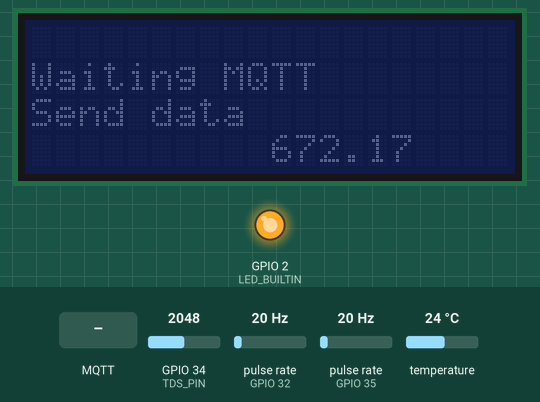
The program below on a simulated ESP32. On the bench: 20×4 character LCD, output pins drawn as LEDs (lit = HIGH). Wiring (inferred from the names in the program): 2 × pulse sensor: data GPIO 32 / data GPIO 35. Inputs (shaded band) come from the test bench; at power-on: pulse rate (sensors on GPIO 32, GPIO 35) 20 Hz, temperature 24 °C, GPIO 34 (TDS_PIN) = 2048. WiFi joins after 1.5 s; servers stay silent unless stated; the local clock reads 2024-03-15 10:24:30 at power-on unless the program sets it; random numbers use the default seed unless the program sets one; EEPROM starts erased; no MQTT or app messages arrive unless stated; pins used as bus, display or sensor lines are not drawn; what the program prints to the serial monitor is not drawn.

Above: at 2.8 s.
2.9 s: MQTT message "yuanmq/valve/20" arrives on the first subscribed topic
At 3.8 s:
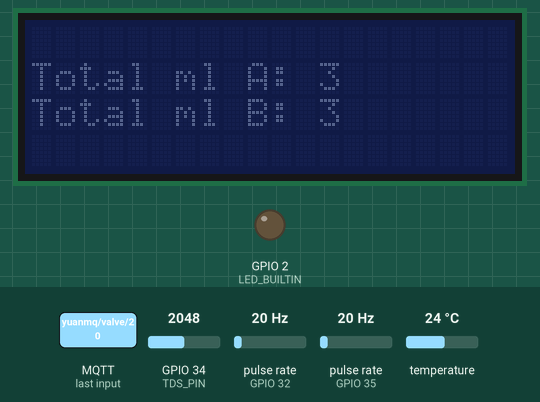
6.6 s: MQTT message "1" arrives on the first subscribed topic
At 8.0 s:
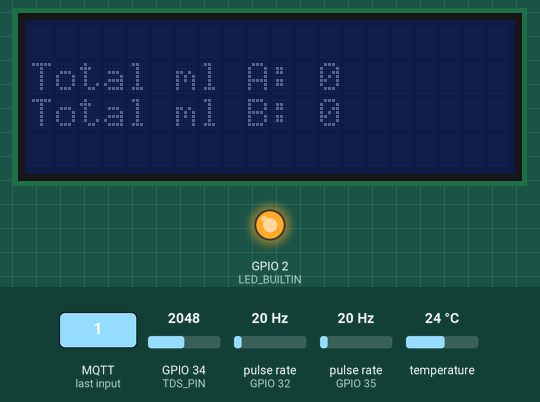
10.3 s: pulse rate (sensor on GPIO 32) set to 4 Hz
At 11.1 s:
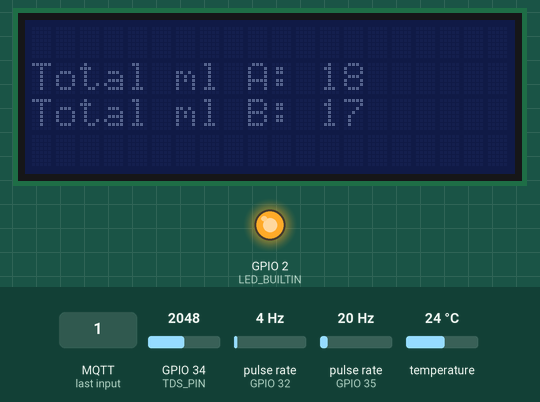
12.8 s: temperature set to 12 °C
At 14.7 s:
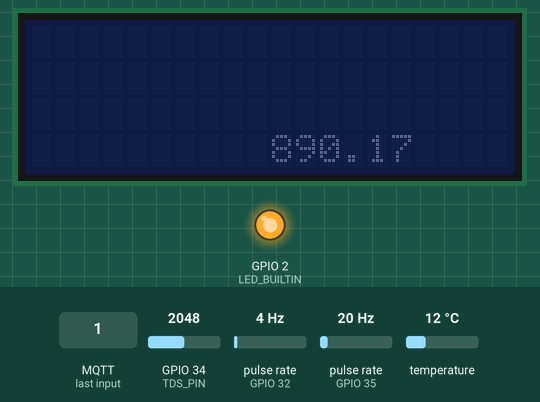
15.2 s: GPIO 34 (TDS_PIN) set to 2866
At 16.5 s:
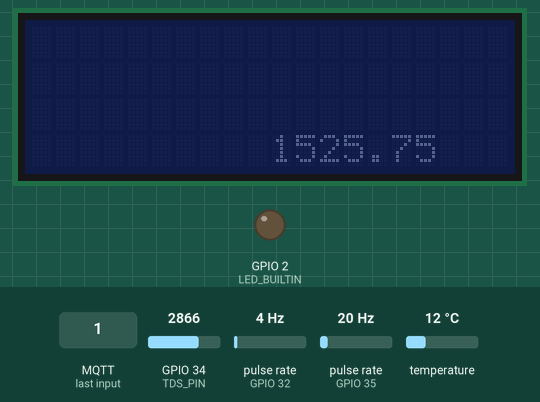
16.8 s: MQTT message "on" arrives on the first subscribed topic
At 18.7 s:
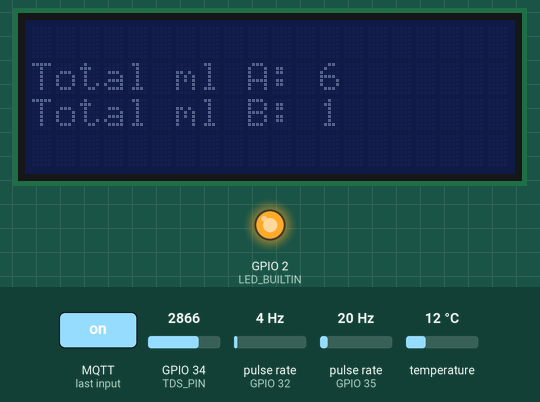
Timing chart, 0 to 32.8 s (numbered marks = the images above; inputs shaded):
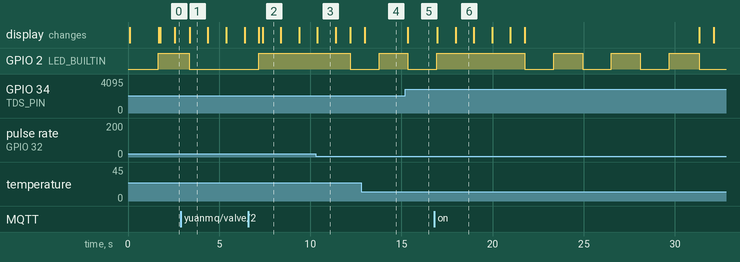

The program:

main.cpp
```cpp
//! Library Initialization Goes Here!
#include <Arduino.h>

//* Wifi Library
#include <WiFi.h>

//* Message Protocol Library
#include <PubSubClient.h>
#include <ArduinoJson.h>

//* Temperature Library
#include <OneWire.h>
#include <DallasTemperature.h>

//* TDS Library
#include "GravityTDS.h"

//* RTC Library
#include <SPI.h>
#include "RTClib.h"

//* LCD I2C Library
#include <LiquidCrystal_I2C.h>

//* EEPROM Library
#include <EEPROM.h>

//! Variable and PIN Initialization Goes Here!
//* MQTT Variable
#define MQTT_MSG_Buffer_Size (50)

//* TDS PIN
#define TDS_PIN 34

//* SSR PIN
#define SSR_PIN1 26
#define SSR_PIN2 14

//* Flow Meter Pin and Interrupt
#define sensorInterrupt 0
#define FLOW_PIN1 35
#define FLOW_PIN2 32

//* EEPROM Variable
#define EEPROM_SIZE 16

//* Median Variable
#define SCOUNT 30

//* WiFi Initialization
// const char *ssid = "Kuro";
// const char *password = "kuro_1905";
// const char *ssid = "HUAWEI-V945";
// const char *password = "Ah6Du2JN";
const char *ssid = "Huawei-23GH";
const char *password = "7tffh1r3";

//! Variable Instance Goes Here!
//* TimePoint and paralel time
long timePointLED = 1000; // Blink LED every 1s
unsigned long prevTimeLED = millis();

//* LED BUILTIN State
int LED_Builtin_State = LOW;

//* TDS Library Insatance
GravityTDS gravityTds;

//* Temperature Library Instance
OneWire oneWire(33);
DallasTemperature DS18B20_Sensor(&oneWire);

//* Global Variable TDS and Temperature
//* Initial Value for TDS and Temperature
float tdsValue = 0;
float temperatureValue = 0;

//* LCD I2C Instance
LiquidCrystal_I2C lcd_I2C(0x27, 20, 4);

//* RTC Instance
RTC_DS1307 rtc_DS1307;

//* MQTT and WiFi Instance
WiFiClient espClient;
PubSubClient client(espClient);
const char *mqtt_server = "broker.emqx.io";
char msg[MQTT_MSG_Buffer_Size];
bool isSendToMqtt = false;

//* Flow Meter Counter Instance
volatile int flowMeterCount1;
volatile int flowMeterCount2;
//* Flow Meter Instance
//! You can change according to your datasheet
//! Flow pulse characteristics: F = (98*Q) ± 2% Q = L/min
float calibrationFactor = 55; //* 98
float flowRate1 = 0.0;
float flowRate2 = 0.0;
unsigned int flowMilliLitres1 = 0;
unsigned long totalMilliLitres1 = 0;
unsigned int flowMilliLitres2 = 0;
unsigned long totalMilliLitres2 = 0;
unsigned long flowMeterOldTime = 0;

//* I2C LCD Instance
unsigned long backlightOnTime = 0;
const unsigned long backlightOnDuration = 3000;

//* Median Instance
float MedianBuffer[SCOUNT];
int MedianBufferIndex = 0;
int copyIndex = 0;
float TDSMedian = 0;

//! Function Declaration Goes Here!
//* Function declaration for setupWifi
void setupWifi();

//* Function declaration for mqttReconnect
void mqttReconnect();

//* Function declaration for readTDS_Median
void readTDS_Median();

//* Function declaration for getMedianNum
float getMedianNum(float bArray[], int iFilterLen);

//* FUnction declaration for readTDS
void readTDS();

//* Function declaration for sendToMqtt
void sendToMqtt();

//* Function declaration for IRAM_ATTR IRAMFlow
void IRAM_ATTR IRAMFlow1();
void IRAM_ATTR IRAMFlow2();

//* Function declaration for openSelenoidValve
void openSelenoidValve(int flowRate);

//* Function declaration for valveCallback
void valveCallback(char *topic, byte *message, unsigned int length);

//! MAIN PROGRAM START HERE!
void setup()
{
  //* EEPROM Begin
  EEPROM.begin(EEPROM_SIZE);

  Serial.begin(115200);

  //* LCD I2C Setup
  lcd_I2C.init();
  lcd_I2C.backlight();

  lcd_I2C.clear();

  //* Check RTC
  if (!rtc_DS1307.begin())
  {
    Serial.println("Couldn't find RTC");
    lcd_I2C.clear();
    lcd_I2C.setCursor(0, 1);
    lcd_I2C.print("Couldn't find RTC");
    while (1)
      ;
  }

  //* WiFi Setup
  setupWifi();

  //* MQTT Setup
  client.setServer(mqtt_server, 1883);
  client.setCallback(valveCallback);

  //* Gravity TDS Setup
  gravityTds.setPin(TDS_PIN);
  gravityTds.setAref(3.3);
  gravityTds.setAdcRange(4096);
  gravityTds.begin();

  //* Builtin LED Setup
  pinMode(BUILTIN_LED, OUTPUT);

  //* SSR Setup
  pinMode(SSR_PIN1, OUTPUT);
  digitalWrite(SSR_PIN1, HIGH);
  pinMode(SSR_PIN2, OUTPUT);
  digitalWrite(SSR_PIN2, HIGH);

  //* Flow Meter Setup
  pinMode(FLOW_PIN1, INPUT);
  pinMode(FLOW_PIN2, INPUT);
  attachInterrupt(FLOW_PIN1, IRAMFlow1, FALLING);
  attachInterrupt(FLOW_PIN2, IRAMFlow2, FALLING);
}

void loop()
{
  unsigned long millisCurrentTime = millis();

  // Blink Internal LED every 1s
  if (millisCurrentTime - prevTimeLED > timePointLED)
  {
    LED_Builtin_State = !LED_Builtin_State;
    digitalWrite(BUILTIN_LED, LED_Builtin_State);

    prevTimeLED = millisCurrentTime;
  }

  if (!client.connected())
  {
    mqttReconnect();
  }
  client.loop();

  DateTime rtcCurrentTime = rtc_DS1307.now();

  readTDS();

  MedianBuffer[MedianBufferIndex] = tdsValue; //  store into the buffer
  MedianBufferIndex++;
  if (MedianBufferIndex >= SCOUNT)
  {
    TDSMedian = getMedianNum(MedianBuffer, SCOUNT);
    Serial.printf("Temperature: %.2fC ", temperatureValue);
    Serial.printf("| TDS Median Value: %.2fppm \n", TDSMedian);
    MedianBufferIndex = 0;
  }

  if (rtcCurrentTime.second() == 0 && !isSendToMqtt)
  {
    if (rtcCurrentTime.minute() % 1 == 0)
    {
      sendToMqtt();
      Serial.println("Send to mqtt");

      lcd_I2C.noBacklight();
      lcd_I2C.clear();
      lcd_I2C.setCursor(0, 0);
      lcd_I2C.print("Send to MQTT");
      lcd_I2C.clear();

      lcd_I2C.setCursor(0, 1);
      lcd_I2C.print("Temperature: ");
      lcd_I2C.setCursor(12, 1);
      lcd_I2C.print(temperatureValue);

      lcd_I2C.setCursor(0, 2);
      lcd_I2C.print("TDS Value: ");
      lcd_I2C.setCursor(10, 2);
      lcd_I2C.print(TDSMedian);

      isSendToMqtt = true;
    }
  }
  else if (rtcCurrentTime.second() != 0)
  {
    isSendToMqtt = false;
  }
}
//! MAIN PROGRAM END HERE!

//! Function Definition Goes Here!
//* setupWifi() function definition
void setupWifi()
{
  Serial.println();
  Serial.print("Connecting to ");
  Serial.println(ssid);

  lcd_I2C.backlight();
  lcd_I2C.setCursor(0, 0);
  lcd_I2C.print("Connecting to ");

  lcd_I2C.setCursor(0, 1);
  lcd_I2C.print(String(ssid));
  lcd_I2C.clear();

  WiFi.begin(ssid, password);

  while (WiFi.status() != WL_CONNECTED)
  {
    delay(500);
    Serial.print(".");
  }

  Serial.println("");
  Serial.println("WiFi Connected");

  lcd_I2C.setCursor(0, 0);
  lcd_I2C.print("WiFi Connected");

  Serial.println("IP address: ");

  lcd_I2C.setCursor(0, 1);
  lcd_I2C.print("IP Address: ");

  Serial.println(WiFi.localIP());
  lcd_I2C.setCursor(0, 2);
  lcd_I2C.print(WiFi.localIP());

  lcd_I2C.clear();
  lcd_I2C.setCursor(0, 0);
  lcd_I2C.print("WiFi connected");
  lcd_I2C.clear();
  lcd_I2C.noBacklight();
}

//* mqttReconnect() function definition
void mqttReconnect()
{
  while (!client.connected())
  {
    String mqttMessageConnect = "Attempting MQTT connection";

    Serial.print("Attempting MQTT connection");
    String clientId = "ESP32Client-";

    lcd_I2C.backlight();
    lcd_I2C.clear();
    lcd_I2C.setCursor(0, 1);
    lcd_I2C.print(mqttMessageConnect.substring(0, 15));
    lcd_I2C.setCursor(0, 2);
    lcd_I2C.print(mqttMessageConnect.substring(16, 26));
    clientId += String(random(0xfff), HEX);

    // Attemp to connect
    if (client.connect(clientId.c_str()))
    {
      Serial.println(" connected");

      lcd_I2C.setCursor(11, 2);
      lcd_I2C.print("connected");
      lcd_I2C.clear();
      lcd_I2C.setCursor(0, 1);
      lcd_I2C.print("Waiting MQTT");
      lcd_I2C.setCursor(0, 2);
      lcd_I2C.print("Send data");
      lcd_I2C.noBacklight();

      //* client subscribe topic
      client.subscribe("yuanmq/valve/20");
      client.subscribe("yuanmq/valve/50");
      client.subscribe("yuanmq/valve/100");
      client.subscribe("yuanmq/valve/200");
    }
    else
    {
      Serial.print("failed, rc= ");

      lcd_I2C.backlight();
      lcd_I2C.clear();
      lcd_I2C.setCursor(0, 1);
      lcd_I2C.print("Failed to connect");

      Serial.print(client.state());
      Serial.println("retry in 5 second");

      lcd_I2C.clear();
      lcd_I2C.setCursor(0, 2);
      lcd_I2C.print("Retry in 5 second");

      delay(5000);
      Serial.println("Waiting for connection");

      lcd_I2C.clear();
      lcd_I2C.setCursor(0, 1);
      lcd_I2C.print("Waiting for");
      lcd_I2C.setCursor(0, 2);
      lcd_I2C.print("connection");

      setupWifi();
      mqttReconnect();
      lcd_I2C.noBacklight();
    }
  }
}

//* getMedianNum function definition
float getMedianNum(float bArray[], int iFilterLen)
{
  int bTab[iFilterLen];

  for (byte i = 0; i < iFilterLen; i++)
    bTab[i] = bArray[i];
  int i, j, bTemp;

  for (j = 0; j < iFilterLen - 1; j++)
  {
    for (i = 0; i < iFilterLen - j - 1; i++)
    {
      if (bTab[i] > bTab[i + 1])
      {
        bTemp = bTab[i];
        bTab[i] = bTab[i + 1];
        bTab[i + 1] = bTemp;
      }
    }
  }
  if ((iFilterLen & 1) > 0)
  {
    bTemp = bTab[(iFilterLen - 1) / 2];
  }
  else
  {
    bTemp = (bTab[iFilterLen / 2] + bTab[iFilterLen / 2 - 1]) / 2;
  }
  return bTemp;
}

//* readTDS() dengan tambahan nilai median
void readTDS_median()
{
  DS18B20_Sensor.requestTemperatures();
  temperatureValue = DS18B20_Sensor.getTempCByIndex(0);
  gravityTds.setTemperature(temperatureValue);
  gravityTds.update();
  tdsValue = gravityTds.getTdsValue();
  // median
  MedianBuffer[MedianBufferIndex] = tdsValue; //  store into the buffer

  MedianBufferIndex++;
  if (MedianBufferIndex >= SCOUNT)
  {
    TDSMedian = getMedianNum(MedianBuffer, SCOUNT);
    Serial.printf("Temperature: %.2fC ", temperatureValue);
    Serial.printf("| TDS Value: %.2fppm \n", TDSMedian);
    MedianBufferIndex = 0;
  }
}

//* readTDS() function definition
void readTDS()
{
  DS18B20_Sensor.requestTemperatures();
  temperatureValue = DS18B20_Sensor.getTempCByIndex(0);
  gravityTds.setTemperature(temperatureValue);
  gravityTds.update();
  tdsValue = gravityTds.getTdsValue();

  Serial.printf("Temperature: %.2fC ", temperatureValue);
  Serial.printf("| TDS Value: %.2fppm \n", tdsValue);

  lcd_I2C.setCursor(0, 3);
  lcd_I2C.print("                    ");
  lcd_I2C.setCursor(10, 3);
  lcd_I2C.print(tdsValue);
}

//* sendToMqtt() function definition
void sendToMqtt()
{
  DynamicJsonDocument doc(1024);
  doc["ppm"] = TDSMedian;
  doc["temperature"] = temperatureValue;
  doc["source"] = "mqtt";

  char JSONMessageBuffer[1024];
  serializeJson(doc, JSONMessageBuffer);
  Serial.println("Sending message to MQTT tpic..");
  Serial.println(JSONMessageBuffer);

  if (client.publish("yuanmq/tdstemp", JSONMessageBuffer) == true)
  {
    Serial.println("Success sending message");
  }
  else
  {
    Serial.println("Error sending message");
  }
  Serial.println("-------------");
}

//* IRAM_ATTR IRAMFlow function definition
void IRAM_ATTR IRAMFlow1()
{
  flowMeterCount1++;
}

void IRAM_ATTR IRAMFlow2()
{
  flowMeterCount2++;
}

//* openSelenoidValve() function definition
void openSelenoidValve(int flowRate)
{
  digitalWrite(SSR_PIN1, LOW);
  digitalWrite(SSR_PIN2, LOW);

  //* uncomment this later
  // attachInterrupt(FLOW_PIN1, IRAMFlow1, FALLING);
  // attachInterrupt(FLOW_PIN2, IRAMFlow2, FALLING);

  while (totalMilliLitres2 <= flowRate && totalMilliLitres1 <= flowRate)
  {
    // only process counters once per second
    if ((millis() - flowMeterOldTime) > 1000)
    {
      // Disable the interrupt while calculating flow rate and sending the value to the host
      detachInterrupt(FLOW_PIN1);
      detachInterrupt(FLOW_PIN2);

      // //* Check valve one by one
      if (totalMilliLitres1 >= flowRate)
      {
        digitalWrite(SSR_PIN1, HIGH);
        detachInterrupt(FLOW_PIN1);
      }

      if (totalMilliLitres2 >= flowRate)
      {
        digitalWrite(SSR_PIN2, HIGH);
        detachInterrupt(FLOW_PIN2);
      }

      /*
       * Because this loop may not complete in exactly 1 second intervals
       * we calculate the number of milliseconds that have passed since the last execution
       * and use that to scale the output.
       * We also apply the calibrationFactor to scale the output based on the number of pulses per second per units of measure
       * (litres/minute in this case) coming from the sensor.
       */
      flowRate1 = ((1000.0 / (millis() - flowMeterOldTime)) * flowMeterCount1) / calibrationFactor;
      flowRate2 = ((1000.0 / (millis() - flowMeterOldTime)) * flowMeterCount2) / calibrationFactor;

      /*
       * Note the time this processing pass was executed.
       * Note that because we've disabled interrupts the millis() function won't actually be incrementing right at this point,
       * but it will still return the value it was set to just before interrupts went away.
       */
      flowMeterOldTime = millis();

      /*
       * Divide the flow rate in litres/minute by 60 to determine how many litres have  passed through the sensor in this 1 second interval,
       * then multiply by 1000 to convert to millilitres.
       */
      flowMilliLitres1 = (flowRate1 / 60) * 1000;
      flowMilliLitres2 = (flowRate2 / 60) * 1000;

      //* Add the millilitres passed in this second to the cumulative total
      totalMilliLitres1 += flowMilliLitres1;
      totalMilliLitres2 += flowMilliLitres2;

      Serial.print("Flow rate1: ");
      Serial.print(flowMilliLitres1, DEC); // Print the integer part of the variable
      Serial.print("mL/Second");
      Serial.print("\t");

      // Print the cumulative total of litres flowed since starting
      Serial.print("Output Liquid Quantity1: ");
      Serial.print(totalMilliLitres1, DEC);
      Serial.println("mL");
      Serial.print("\t");

      lcd_I2C.clear();
      lcd_I2C.setCursor(0, 1);
      lcd_I2C.print("Total ml A: ");
      lcd_I2C.setCursor(12, 1);
      lcd_I2C.print(totalMilliLitres1, DEC);

      // Print the flow rate for this second in litres / minute
      Serial.print("Flow rate2: ");
      Serial.print(flowMilliLitres2, DEC); // Print the integer part of the variable
      Serial.print("mL/Second");
      Serial.print("\t");

      // Print the cumulative total of litres flowed since starting
      Serial.print("Output Liquid Quantity2: ");
      Serial.print(totalMilliLitres2, DEC);
      Serial.println("mL");
      Serial.print("\t");

      lcd_I2C.setCursor(0, 2);
      lcd_I2C.print("Total ml B: ");
      lcd_I2C.setCursor(12, 2);
      lcd_I2C.print(totalMilliLitres2, DEC);

      // Reset the pulse counter so we can start incrementing again
      flowMeterCount1 = 0;
      flowMeterCount2 = 0;

      // Enable the interrupt again now that we've finished sending output
      attachInterrupt(FLOW_PIN1, IRAMFlow1, FALLING);
      attachInterrupt(FLOW_PIN2, IRAMFlow2, FALLING);
    }
  }

  digitalWrite(SSR_PIN1, HIGH);
  detachInterrupt(FLOW_PIN1);

  digitalWrite(SSR_PIN2, HIGH);
  detachInterrupt(FLOW_PIN2);

  totalMilliLitres1 = 0;
  totalMilliLitres2 = 0;

  lcd_I2C.clear();
}

//* valveCallback() function definition
void valveCallback(char *topic, byte *message, unsigned int length)
{
  Serial.print("Message arrived on Topic: ");
  Serial.print(topic);
  Serial.print(". Message: ");
  String messageTemp;

  for (int i = 0; i < length; i++)
  {
    Serial.print((char)message[i]);
    messageTemp += (char)message[i];
  }

  Serial.println();

  //*If a message is received on the topic esp32/output, you check if the message is either "on" or "off".
  //* Changes the output state according to the message
  if (String(topic) == "yuanmq/valve/20")
  {
    Serial.print("Opening Selenoid Valve 20ml");
    calibrationFactor = 50;
    openSelenoidValve(20);
  }
  if (String(topic) == "yuanmq/valve/50")
  {
    Serial.print("Opening Selenoid Valve 50ml");
    calibrationFactor = 55;
    openSelenoidValve(50);
  }
  if (String(topic) == "yuanmq/valve/100")
  {
    Serial.print("Opening Selenoid Valve 100ml");
    calibrationFactor = 60;
    openSelenoidValve(100);
  }
  if (String(topic) == "yuanmq/valve/200")
  {
    Serial.print("Opening Selenoid Valve 200ml");
    calibrationFactor = 60;
    openSelenoidValve(200);
  }
}
```

Measured:
- after the input at 2.9 s, the display: changes after 0.49 s (image 1)
- after the input at 12.8 s, the display: changes after 0.18 s (image 4)
- after the input at 15.2 s, the display: changes after 0.15 s (image 5)
- by itself, GPIO 2 (LED_BUILTIN): repeats every 3.2 s: LOW 1.6 s, HIGH 1.6 s
- what the display in image 1 shows lasts 1.0 s, from 3.4 s to 4.4 s
